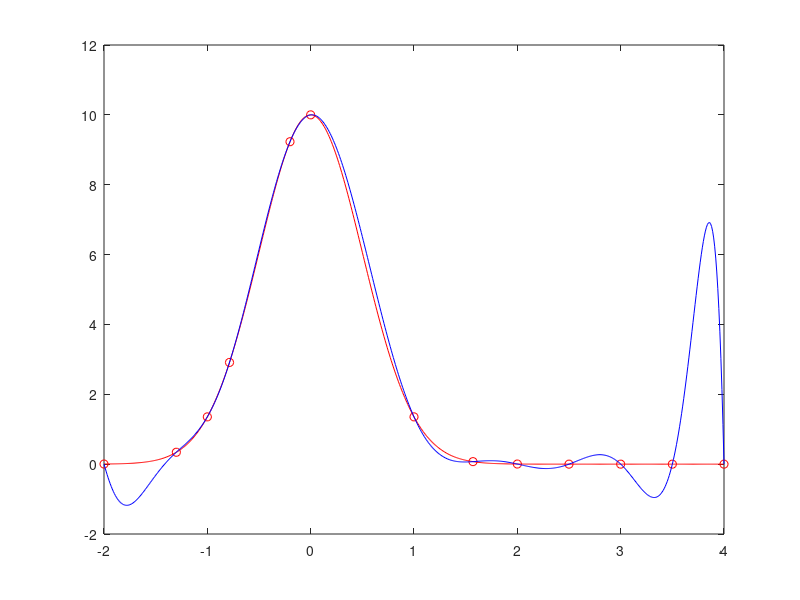
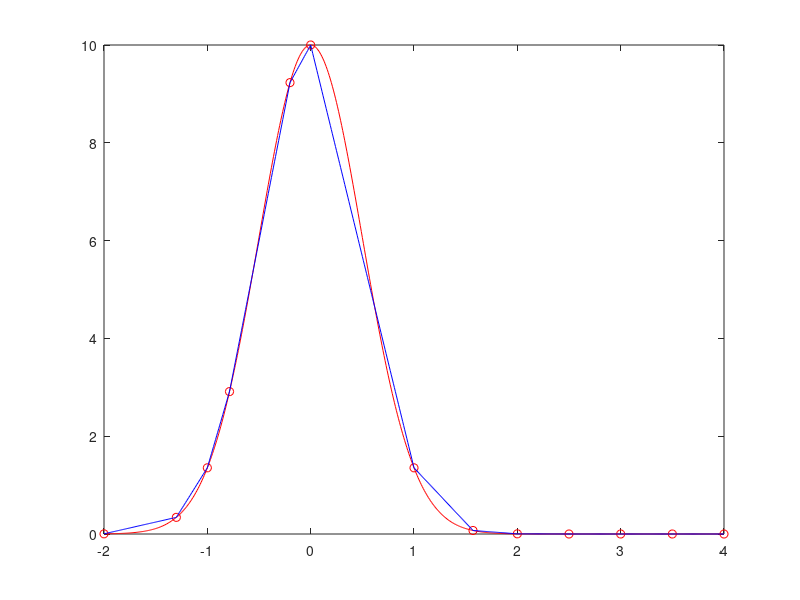
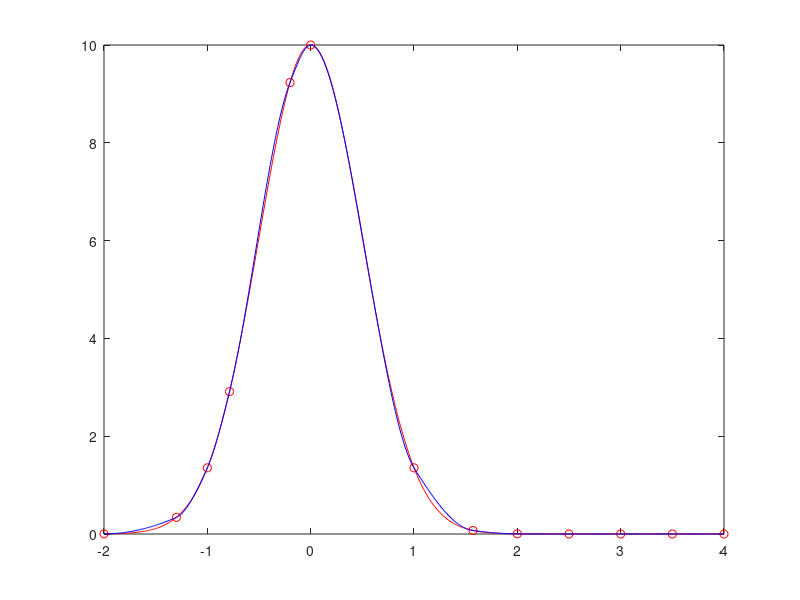
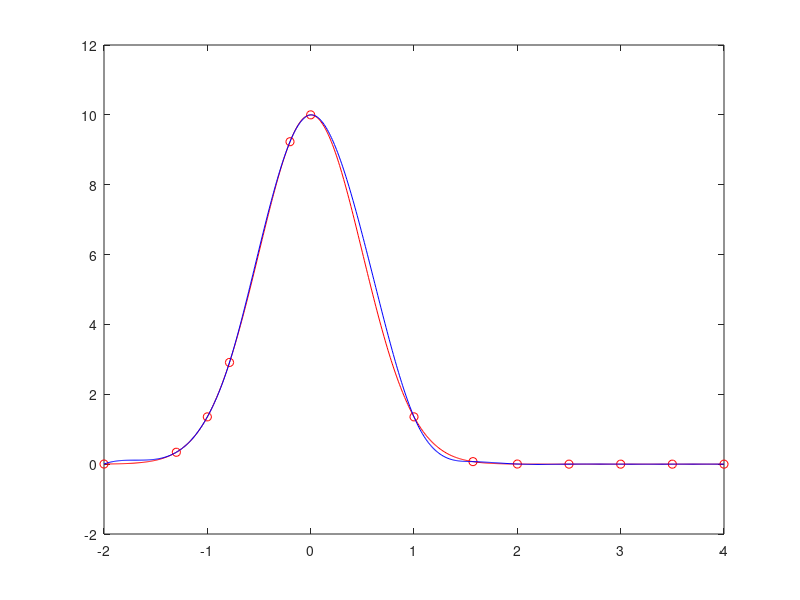

Reproduce these figures in MATLAB, in order.
close all
clear all
clc
format long

f=@(x)        10*exp(-2.*x.^2);
xnodes=[-2,-1,-1.3,-pi/4,-0.2,0,1,pi/2,2,2.5,3,3.5,4];
ynodes=f(xnodes);

p=polyfit(xnodes,ynodes,size(xnodes,2)-1);
x=[-2:0.01:4];

y_poly=polyval(p,x);
y_exact=f(x);

err_abs_inf=norm(abs(y_exact-y_poly),inf)
err_rel_inf=norm(abs(y_exact-y_poly),inf)/norm(y_exact,inf)

err_abs_2=norm(abs(y_exact-y_poly),2)
err_rel_2=norm(abs(y_exact-y_poly),2)/norm(y_exact,2)

figure(1)
plot(xnodes,ynodes,'ro',x,y_exact,'r',x,y_poly,'b')

y_poly_b=interp1(xnodes,ynodes,x);
y_exact=f(x);

err_abs_inf_b=norm(abs(y_exact-y_poly_b),inf)
err_rel_inf_b=norm(abs(y_exact-y_poly_b),inf)/norm(y_exact,inf)

err_abs_2_b=norm(abs(y_exact-y_poly_b),2)
err_rel_2_b=norm(abs(y_exact-y_poly_b),2)/norm(y_exact,2)

figure(2)
plot(xnodes,ynodes,'ro',x,y_exact,'r',x,y_poly_b,'b')

y_poly_c=interp1(xnodes,ynodes,x,'pchip');
y_exact=f(x);

err_abs_inf_c=norm(abs(y_exact-y_poly_c),inf)
err_rel_inf_c=norm(abs(y_exact-y_poly_c),inf)/norm(y_exact,inf)

err_abs_2_c=norm(abs(y_exact-y_poly_c),2)
err_rel_2_c=norm(abs(y_exact-y_poly_c),2)/norm(y_exact,2)

figure(3)
plot(xnodes,ynodes,'ro',x,y_exact,'r',x,y_poly_c,'b')

y_poly_d=interp1(xnodes,ynodes,x,'spline');
y_exact=f(x);

err_abs_inf_d=norm(abs(y_exact-y_poly_d),inf)
err_rel_inf_d=norm(abs(y_exact-y_poly_d),inf)/norm(y_exact,inf)

err_abs_2_d=norm(abs(y_exact-y_poly_d),2)
err_rel_2_d=norm(abs(y_exact-y_poly_d),2)/norm(y_exact,2)

figure(4)
plot(xnodes,ynodes,'ro',x,y_exact,'r',x,y_poly_d,'b')
